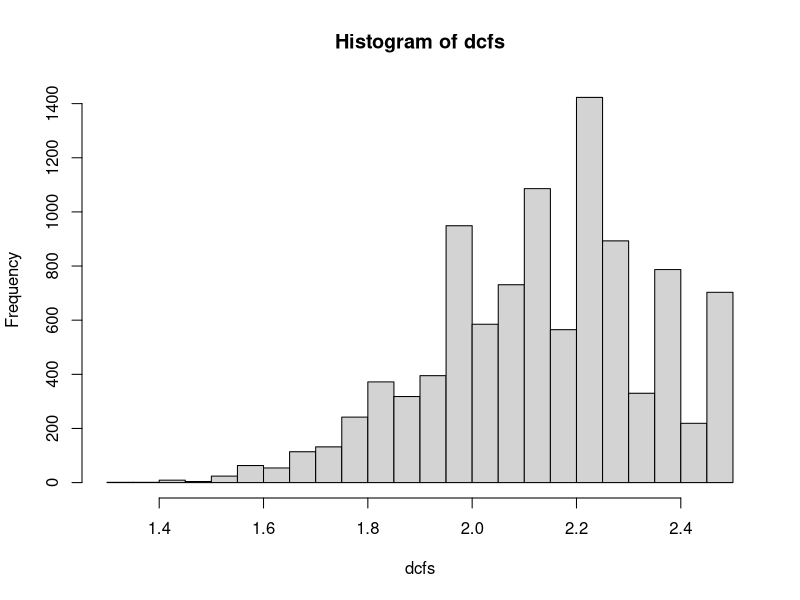
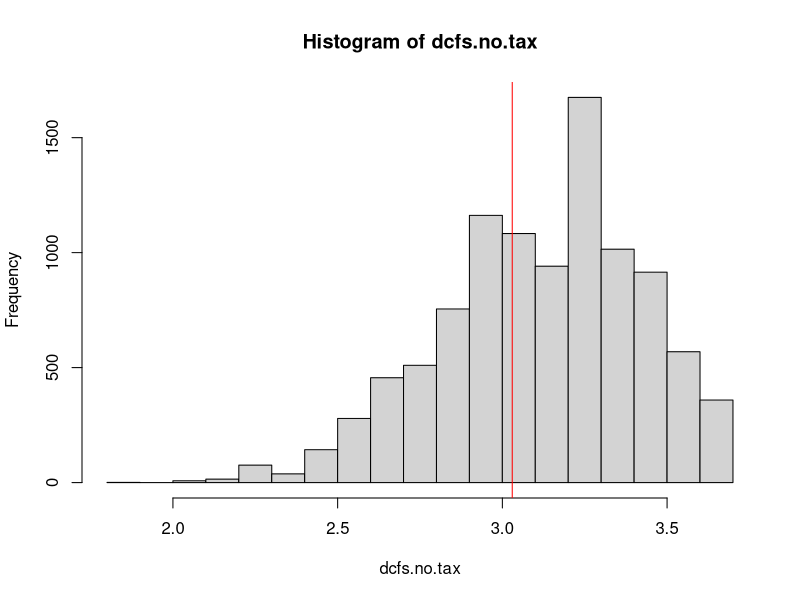

Reproduce these figures in R, in order.
## ---- chunk 1
knitr::opts_chunk$set(echo = TRUE);
set.seed(1337);
## ---- chunk 2
# individualized risk-free rate
discount <- 0.0065;

# federal income bracket: $39,376 - $434,500
# net investment income tax: > $200,000
# state tax
# local tax
tax <- 0.15 + 0.038 + 0.088 + 0.039;

# number of simulation rounds
B <- 10000;
## ---- chunk 3
# net reserves at the start of 2020
# (with royalty rates factored in)
reserves.2020 <- 6429.7;

# net sales in 2016, 2017, 2018, 2019 in terms of commodity quantity
# (with royalty rates factored in)
sales.past <- c(1392, 1330, 1066, 1215);

# according to 10-Q for 2020 Q1, Q2, and Q3, sales quantities are down about 10%
sales.current <- sales.past[4] * (1 - 0.1);

# dividend per share in 2016, 2017, 2018, 2019
dividends.past <- c(0.67, 0.76, 0.70, 0.82);

# dividend per share in 2020 Q1, Q2, Q3, and Q4(E)
dividend.2020.q4 <- 0.08;
dividend.current <- 0.08 + 0.11 + 0.11 + dividend.2020.q4;

# net reserve for the start of 2021
reserves.current <- reserves.2020 - sales.current;

dividends <- c(dividends.past, dividend.current);
sales <- c(sales.past, sales.current);

# number of data points
n <- length(sales);
## ---- chunk 4
# probability of sampling each historical data point
probs <- c(0.1, 0.1, 0.1, 0.5, 0.2);
probs <- probs / sum(probs);
## ---- chunk 5
# Project one year of dividend and remaining reserves.
# @param reserves  initial reserves
project <- function(reserves) {
	# sample one data point from historical data of (dividends, sales)
	i <- sample.int(n, 1, prob=probs);

	if (sales[i] < reserves) {
	  # sufficient reserves remaining
		list(
			dividend = dividends[i],
			reserves = reserves - sales[i]
		)
	} else {
		list(
			# dividend must be discounted due to insufficient reserves
			dividend = dividends[i] * (reserves / sales[i]),
			# reserves are completely depleted
			reserves = 0
		)
	}
}

# Calculate present value of future cash flow
# @param cf  future cash flow
# @param r   discount rate
present_value <- function(cf, r) {
	n <- length(cf);
	cf / (1 + r)^(1:n)
}
## ---- chunk 6
# simulate a list of payouts
payouts.l <- lapply(
	1:B,
	function(b) {
		r <- reserves.current;
		payouts <- NULL;
		while (r > 0) {
			p <- project(r);
			payouts <- c(payouts, p$dividend);
			r <- p$reserves;
		}

		payouts
	}
);

# years remaining
years <- unlist(lapply(payouts.l, length));
table(years)

# total discounted cash flow
dcfs <- unlist(lapply(
	payouts.l,
	function(payouts) {
		sum(present_value(payouts * (1 - tax), discount)) +
			dividend.2020.q4 * (1 - tax)
	}
));

# total discounted cash flow under no tax scenario
dcfs.no.tax <- unlist(lapply(
	payouts.l,
	function(payouts) {
		sum(present_value(payouts, discount)) +
			dividend.2020.q4
	}
));
## ---- chunk 7
profit.prob <- 0.95;
# entry price given target probability of profit
quantile(dcfs, 1 - profit.prob)
quantile(dcfs.no.tax, 1 - profit.prob)
## ---- chunk 8
price <- 3.03;
mean(dcfs / price) - 1
mean(dcfs.no.tax / price) - 1
## ---- chunk 9
mean(dcfs > price)
mean(dcfs.no.tax > price)
## ---- chunk 10
mean(dcfs.no.tax[dcfs.no.tax > price]) / price - 1
## ---- chunk 11
hist(dcfs, breaks=20)
abline(v = price, col="red")

hist(dcfs.no.tax, breaks=20)
abline(v = price, col="red")
